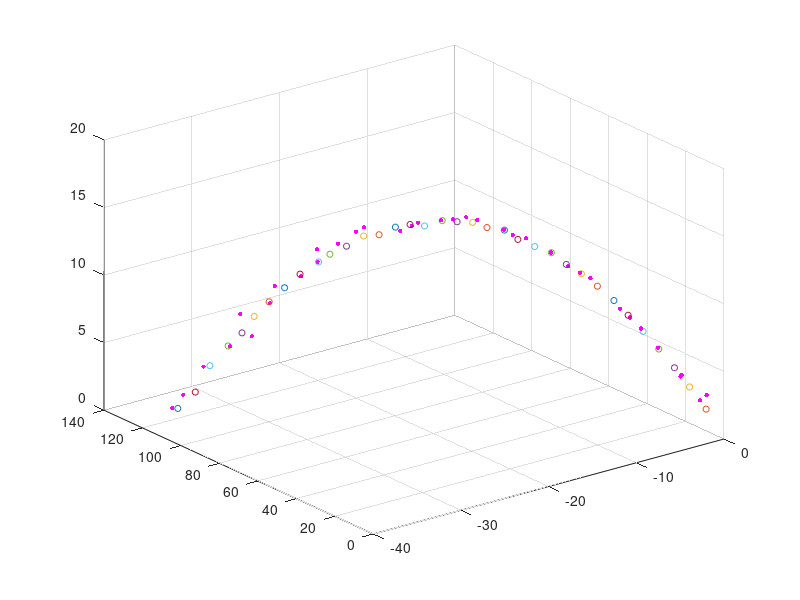

The MATLAB script that drew this image:
% Hybrid extended Kalman filter example.
% Track a body falling through the atmosphere.
% This example is taken from [Jul00], which was based on [Ath68].

clc; clear all; close all;

data = importdata('homerun_data_HW4.txt');
% data(1,:) = [];
tspan = data(:, 1);
rho = data(:, 2)/3.281; % in m
alpha = data(:, 3)*pi/180; % in rad
beta = data(:, 4)*pi/180; % in rad
g = 9.81;
dt = 0.1;
store_x = [];

% Visualizing data
figure(1)
[plotx ploty plotz] = sph2cart(alpha, beta, rho);
scatter3(plotx, ploty, plotz, 10, 'm', 'filled')

x = [0.4921 0.4921 2.0013 -26.2467 114.3051 65.9941]'/3.281;
xhat = [0.4921 0.4921 2.0013 -26.2467 114.3051 65.9941]'/3.281;
xhatukf = xhat;

P = diag([4 4 4 0.1 0.1 0.1])/3.281^2;
Pukf = P;
R = [(1.524)^2 0 0;
     0 (0.1*pi/180)^2 0;
     0 0 (0.1*pi/180)^2];      %the error covariance constant to be used
Q = eye(6) * 0; % process noise covariance
Q = diag([0.5^2,0.5^2,0.5^2,0.01^2,0.01^2,0.01^2]);

T = tspan(2)-tspan(1); % measurement time step
randn('state',sum(100*clock)); % random number generator seed

tf = tspan(end); % simulation length (seconds)
xArray = x;
xhatArray = xhat;
xhatukfArray = xhatukf;
Parray = diag(P);
Pukfarray = diag(Pukf);

W = ones(12,1) / 12; % UKF weights

counter = 2;
for t = 2:length(tspan)
   % Simulate the noisy measurement.
   z = [rho(t); alpha(t); beta(t)];
   
   [root,p] = chol(3*Pukf);
   
   for i = 1 : 6
       sigma(:,i) = xhatukf + root(i,:)';
       sigma(:,i+6) = xhatukf - root(i,:)';
   end
   for i = 1 : 12
       xbreve(:,i) = sigma(:,i);
   end
   % UKF time update
   for i = 1 : 12
%        for tau = dt : dt : T
%           xbrevedot = [xbreve(4, i) xbreve(5, i) xbreve(6, i)-g*dt 0 0 -g]';
%           xbreve(:,i) = xbreve(:,i) + xbrevedot * dt;
%       end
        Phi = [1 0 0 dt 0 0;
         0 1 0 0 dt 0;
         0 0 1 0 0 dt;
         0 0 0 1 0 0;
         0 0 0 0 1 0;
         0 0 0 0 0 1];
        B = [0; 0; -1/2*dt^2; 0; 0; -dt];
        xbreve(:,i) = Phi * xbreve(:, i) + B * g;
  end
  xhatukf = zeros(6,1);
  for i = 1 : 12
      xhatukf = xhatukf + W(i) * xbreve(:,i);
  end
  Pukf = zeros(6,6);
  for i = 1 : 12
      Pukf = Pukf + W(i) * (xbreve(:,i) - xhatukf) * (xbreve(:,i) - xhatukf)';
  end
  Pukf = Pukf + Q;
  % UKF measurement update
  for i = 1 : 12
      current_x = xbreve(:,i);
      X_ = current_x(1);
      Y_ = current_x(2);
      Z_ = current_x(3);
      rho_ = sqrt(X_^2 + Y_^2 + Z_^2);
      alpha_ = atan2(Y_, X_);
      beta_ = atan2(Z_, sqrt(X_^2 + Y_^2));
      zukf(:,i) = [rho_; alpha_; beta_];
  end
  zhat = 0;
  for i = 1 : 12
      zhat = zhat + W(i) * zukf(:,i);
  end
  zhat
  Py = 0;
  Pxy = zeros(6,1);
  for i = 1 : 12
      Py = Py + W(i) * (zukf(:,i) - zhat) * (zukf(:,i) - zhat)';
      Pxy = Pxy + W(i) * (xbreve(:,i) - xhat) * (zukf(:,i) - zhat)';
  end
  Py = Py + R;
  Kukf = Pxy * inv(Py);
  xhatukf = xhatukf + Kukf * (z - zhat);
  Pukf = Pukf - Kukf * Py * Kukf';      
   
   % Save data for plotting.
   xArray = [xArray x];
   xhatArray = [xhatArray xhat];
   xhatukfArray = [xhatukfArray xhatukf];
   Parray = [Parray diag(P)];
   Pukfarray = [Pukfarray diag(Pukf)];
   counter = counter + 1;
   
   figure(1)
   hold on
   scatter3(xhatukf(1), xhatukf(2), xhatukf(3), 20, 'black')
end

%{
close all;
t = 0 : T : tf;
figure; 
semilogy(t, abs(xArray(1,:) - xhatArray(1,:)), 'b'); hold;
%plot(t, sqrt(Parray(1,:)), 'b--');
semilogy(t, abs(xArray(1,:) - xhatukfArray(1,:)), 'r:');
%plot(t, sqrt(Pukfarray(1,:)), 'r--');
set(gca,'FontSize',12); set(gcf,'Color','White');
xlabel('Seconds');
ylabel('Position Estimation Error');
legend('Kalman filter', 'Unscented filter');

figure; 
semilogy(t, abs(xArray(2,:) - xhatArray(2,:)), 'b'); hold;
%plot(t, sqrt(Parray(2,:)), 'b--');
semilogy(t, abs(xArray(2,:) - xhatukfArray(2,:)), 'r:');
%plot(t, sqrt(Pukfarray(2,:)), 'r--');
set(gca,'FontSize',12); set(gcf,'Color','White');
xlabel('Seconds');
ylabel('Velocity Estimation Error');
legend('Kalman filter', 'Unscented filter');

figure; 
semilogy(t, abs(xArray(3,:) - xhatArray(3,:)), 'b'); hold;
%plot(t, sqrt(Parray(3,:)), 'b--');
semilogy(t, abs(xArray(3,:) - xhatukfArray(3,:)), 'r:');
%plot(t, sqrt(Pukfarray(3,:)), 'r--');
set(gca,'FontSize',12); set(gcf,'Color','White');
xlabel('Seconds');
ylabel('Ballistic Coefficient Estimation Error');
legend('Kalman filter', 'Unscented filter');

figure;
plot(t, xArray(1,:));
set(gca,'FontSize',12); set(gcf,'Color','White');
xlabel('Seconds');
ylabel('True Position');

figure;
plot(t, xArray(2,:));
title('Falling Body Simulation', 'FontSize', 12);
set(gca,'FontSize',12); set(gcf,'Color','White');
xlabel('Seconds');
ylabel('True Velocity');
%}